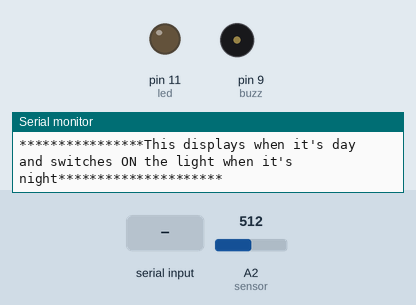
Recording of a sketch running on a simulated Arduino Uno, built with avr-gcc and run on an emulated ATmega328P. Parts: output pins drawn as LEDs (lit = HIGH), buzzer (waves = sounding, pin HIGH), the last lines printed to the serial monitor. The inputs (shaded band) are chosen by the test bench; at power-on: A2 (sensor) = 512.

Above: at 1.2 s.
1.3 s: "1" received over Serial
2.8 s: A2 (sensor) set to 215
4.3 s: A2 (sensor) set to 194
At 5.1 s:
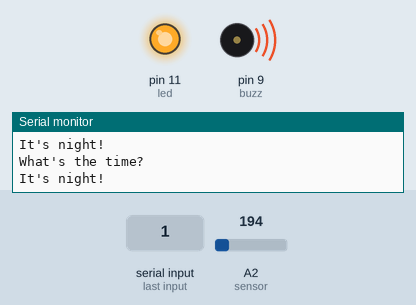
6.3 s: A2 (sensor) set to 306
At 7.5 s:
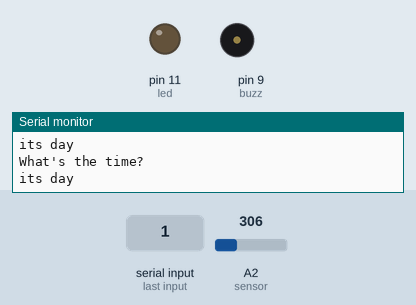
7.8 s: A2 (sensor) set to 122
At 8.2 s:
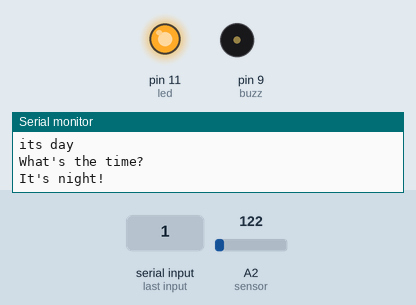
Timing chart, 0 to 10.8 s (numbered marks = the images above; inputs shaded):
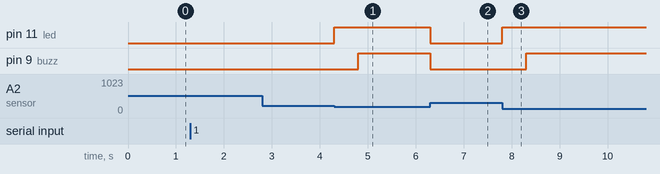

Measured:
- the behaviour switches between 205 and 204 on A2 (sensor) (found by bisection; images 0 and 1)
- after the input at 4.3 s, pin 11 (led): LOW → HIGH at once; pin 9 (buzz): LOW → HIGH after 0.50 s
- after the input at 6.3 s, pin 11 (led), pin 9 (buzz): HIGH → LOW at once
- after the input at 7.8 s, pin 11 (led): LOW → HIGH at once; pin 9 (buzz): LOW → HIGH after 0.51 s

The sketch:

main.ino
```cpp
/** declare variables**/
int sensor = A2;
int val;
int volt;
int led = 11;
int buzz = 9;
String b = "What's the time?";

void setup()
{
    Serial.begin(9600); // set arduino port
    Serial.println("****************This displays when it's day and switches ON the light when it's night*********************");
    pinMode(sensor, INPUT); // set up sensor
    pinMode(led, OUTPUT);   // set up LED
    pinMode(buzz, OUTPUT);  // set up buzz
}

void loop()
{
    val = analogRead(sensor); // read the sensor
    volt = (val * 5) / 1023;  // calculate the voltage (5v=1023 in arduino)

    while (!Serial.available())
    {
    } // while nothing is being typed, do nothing

    // execute the function when something is typed
    if (Serial.available())
    {
        Serial.println(b);
        dayNightCheck();
    }
    while (!Serial.available())
    {
    } // while nothing is typed, do nothing
}
// declare new function to check if it's day or night time
void dayNightCheck()
{
    // if the voltage is less than 0.8,
    if (volt < 0.8)
    {
        Serial.println("It's night!");
        digitalWrite(led, 1); // switch on the bulb
        delay(500);
        digitalWrite(buzz, 1); // switch on the buzz
    }
    else
    {
        digitalWrite(led, 0);  // switch off the led
        digitalWrite(buzz, 0); // switch off the buzz
        Serial.println("its day");
        delay(500); // delay for 0.5sec
    }
}
```
